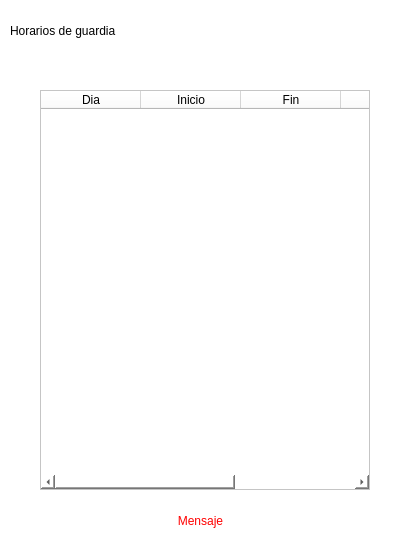
<?xml version="1.0" encoding="UTF-8"?>
<ui version="4.0">
 <class>GetScheduleInfo</class>
 <widget class="QDialog" name="GetScheduleInfo">
  <property name="windowModality">
   <enum>Qt::ApplicationModal</enum>
  </property>
  <property name="geometry">
   <rect>
    <x>0</x>
    <y>0</y>
    <width>400</width>
    <height>550</height>
   </rect>
  </property>
  <property name="minimumSize">
   <size>
    <width>400</width>
    <height>550</height>
   </size>
  </property>
  <property name="maximumSize">
   <size>
    <width>400</width>
    <height>550</height>
   </size>
  </property>
  <property name="windowTitle">
   <string>Información</string>
  </property>
  <property name="styleSheet">
   <string notr="true">background-color: rgb(255, 255, 255);</string>
  </property>
  <widget class="QTableWidget" name="tblHorario">
   <property name="geometry">
    <rect>
     <x>40</x>
     <y>90</y>
     <width>330</width>
     <height>400</height>
    </rect>
   </property>
   <property name="minimumSize">
    <size>
     <width>330</width>
     <height>400</height>
    </size>
   </property>
   <property name="maximumSize">
    <size>
     <width>330</width>
     <height>400</height>
    </size>
   </property>
   <property name="font">
    <font>
     <family>Segoe UI Black</family>
     <pointsize>9</pointsize>
     <bold>true</bold>
    </font>
   </property>
   <property name="styleSheet">
    <string notr="true">background-color: rgb(255, 255, 255);</string>
   </property>
   <column>
    <property name="text">
     <string>Dia</string>
    </property>
   </column>
   <column>
    <property name="text">
     <string>Inicio</string>
    </property>
   </column>
   <column>
    <property name="text">
     <string>Fin</string>
    </property>
   </column>
   <column>
    <property name="text">
     <string>Rol</string>
    </property>
   </column>
   <column>
    <property name="text">
     <string>Sexo</string>
    </property>
   </column>
  </widget>
  <widget class="QLabel" name="lblMensaje2">
   <property name="geometry">
    <rect>
     <x>10</x>
     <y>510</y>
     <width>381</width>
     <height>21</height>
    </rect>
   </property>
   <property name="styleSheet">
    <string notr="true">color: rgb(255, 0, 0);
font: 14pt &quot;Arial&quot;;</string>
   </property>
   <property name="text">
    <string>Mensaje</string>
   </property>
   <property name="alignment">
    <set>Qt::AlignCenter</set>
   </property>
  </widget>
  <widget class="QLabel" name="label_3">
   <property name="geometry">
    <rect>
     <x>10</x>
     <y>10</y>
     <width>191</width>
     <height>41</height>
    </rect>
   </property>
   <property name="styleSheet">
    <string notr="true">font: 900 14pt &quot;Segoe UI Black&quot;;</string>
   </property>
   <property name="text">
    <string>Horarios de guardia</string>
   </property>
  </widget>
 </widget>
 <resources/>
 <connections/>
</ui>
